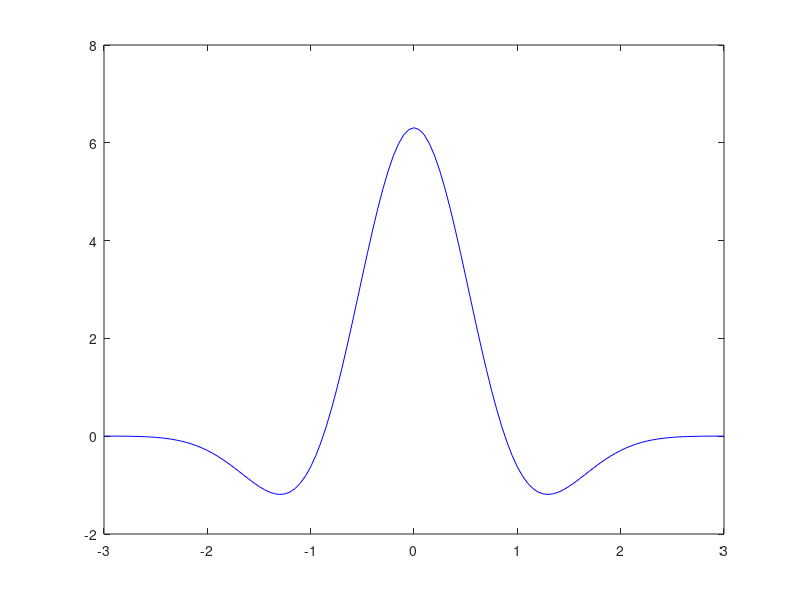

This figure's MATLAB source: (Note: this script raises an error after producing the figure.)
%6 cftool нелинейные модели МНК
%6.1
a0=-3; b0=3;
x=a0:0.05:b0;

a=2.0; b=0.8; c=2.8; d=0.3;
y = exp(a-b*x.^2) .* cos(sqrt(d+c * x.^2));

plot(x,y,'b');

%6.2
x=linspace(a0,b0,150);
y=exp(a-b*x.^2) .* cos(sqrt(d+c * x.^2)) + randn(size(x));


%7 fit: приближение нелинейными моделями МНК
NlModel = 'exp(a-b*x*x).*cos(sqrt(d+c*x*x))';
StartPoint=[2,1,3,0];
f1 = fit(x',y',NlModel,'Start', StartPoint)
plot(f1,x,y)






